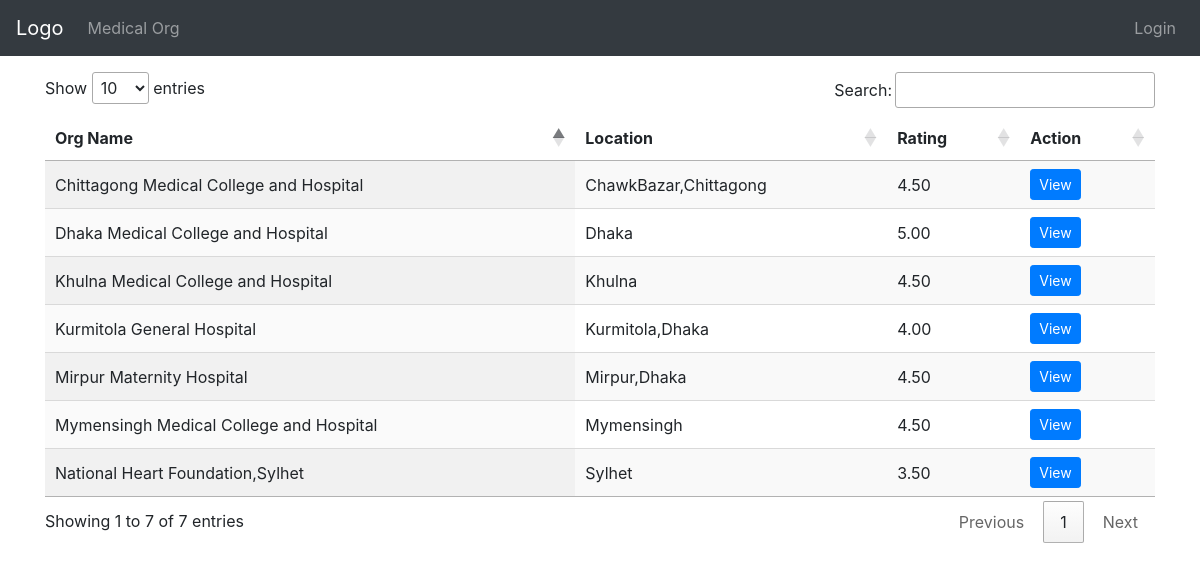
Screenshot of /business_org.php with the database file from the repository.
### tables this page shows
CREATE TABLE `organizations` (
  `id` int(10) NOT NULL,
  `name` varchar(250) DEFAULT NULL,
  `location` varchar(250) DEFAULT NULL
);

### controller/class.database.php (called while the page is built, shortened)
<?php
    class Database
    {
        protected $servername = "localhost";
        protected $username = "root";
        protected $password = "";
        protected $dbname = "covid_app";
        public function __construct()
        {
	        try
	        {
                  $this->con = new PDO("mysql:host=$this->servername;dbname=$this->dbname", $this->username, $this->password);
	        }
	        catch (Exception $e)
	        {
	             echo "Error: " . $e->getMessage();
	        }
        }
    }
    ?>

### controller/class.crud.php (called while the page is built, shortened)
<?php
	include "class.database.php";
	class Crud extends Database{
		public function show_organizations()
		{
			$sql='SELECT * FROM `organizations` ';
			$stmt = $this->con->prepare($sql);
			$stmt->execute();
			$row=$stmt->fetchAll();
			return $row;
		}
		public function avg_rating($org_id)
		{
			$sql="SELECT AVG(`rating`) AS `avg_rating` FROM ratings WHERE `org_id`='$org_id' ";
			$stmt = $this->con->prepare($sql);
			$stmt->execute();
			$row=$stmt->fetch();
			return $row;
		}
	}
?>

### business_org.php (the view, shortened to what this page needs)
<!DOCTYPE html>
<html>
 <head>
  <?php
     include'assets/header.php';
     include "controller/class.Crud.php";
     $object=new Crud();
     $result=$object->show_organizations();
   ?>
 </head>
 <nav class="navbar navbar-expand-sm bg-dark navbar-dark fixed-top">
   <a class="navbar-brand" href="index.php">Logo</a>
   <ul class="navbar-nav">
     <li class="nav-item">
       <a class="nav-link" href="business_org.php">Medical Org</a>
     </li>
   </ul>
   <ul class="navbar-nav ml-auto">
    <?php
      if(!isset($_SESSION["user_name"]))
      {
        echo '
          <li class="nav-item">
            <a class="nav-link" href="login/index.php">Login</a>
          </li>
         ';
      }
      else{
        echo '
          <li class="nav-item">
            <a class="nav-link" href="login/logout.php">Logout</a>
          </li>
         ';
      }
    ?>
   </ul>
 </nav>
 <br><br><br>
 <body>
  <div class="container">
    <div class="row">
      <div class="col-md-12">
        <table id="example" class="display" style="width:100%">
          <thead>
            <tr>
              <th>Org Name</th>
              <th>Location</th>
              <th>Rating</th>
              <th>Action</th>
            </tr>
          </thead>
          <tbody>
            <?php
              $output='';
              foreach ($result as $res) {
                $avg_rating=$object->avg_rating($res['id']);
                $avg_rating=floatval($avg_rating['avg_rating']);
                $avg_rating=number_format($avg_rating, 2);
                $output.='
                  <tr>
                    <td>'.$res['name'].'</td>
                    <td>'.$res["location"].'</td>
                    <td>'.$avg_rating.'</td>
                    <td><a href="view_org.php?id='.$res['id'].'" class="btn btn-sm btn-primary">View</a></td>
                  </tr>
                ';
              }
              echo $output;
            ?>
          </tbody>
        </table>
      </div>
    </div>
  </div>
 </body>
</html>

### rows the page displays
organizations: name "Chittagong Medical College and Hospital", location "ChawkBazar,Chittagong", avg_rating "4.50"
organizations: name "Dhaka Medical College and Hospital", location "Dhaka", avg_rating "5.00"
organizations: name "Khulna Medical College and Hospital", location "Khulna", avg_rating "4.50"
organizations: name "Kurmitola General Hospital", location "Kurmitola,Dhaka", avg_rating "4.00"
organizations: name "Mirpur Maternity Hospital", location "Mirpur,Dhaka", avg_rating "4.50"
organizations: name "Mymensingh Medical College and Hospital", location "Mymensingh", avg_rating "4.50"
organizations: name "National Heart Foundation,Sylhet", location "Sylhet", avg_rating "3.50"
